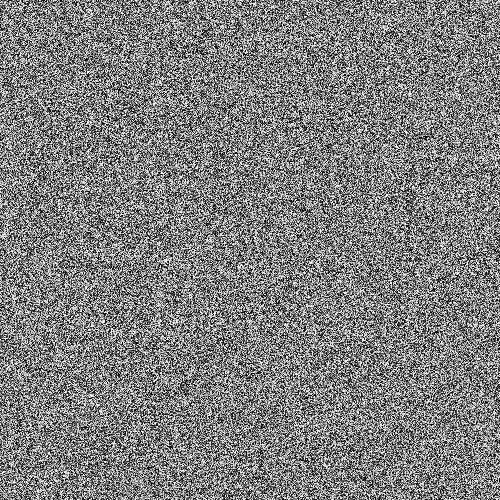
Frame 1 (no input)
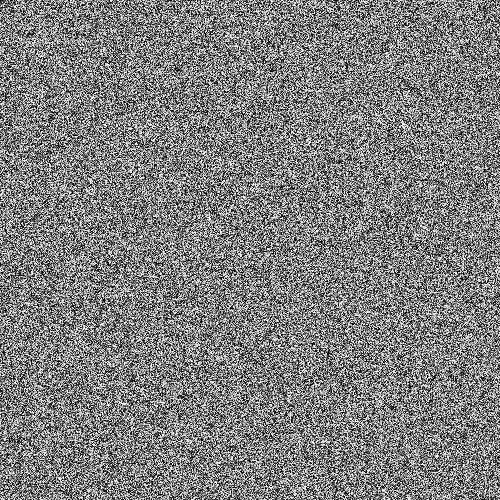
Frame 2 (the mouse pressed at the canvas centre, redrawn once)

The Processing sketch that drew these frames (run headless with seeded random() and noise(); the mouse was pressed at the canvas centre and the sketch redrawn once):

// Processing sketch: sketch_2D_Random_Texture
// ── sketch_2D_Random_Texture.pde
/*

Creative Coding for Artists Workshop by Liu Chang
June 10th 2017
@Currents New Media Festival, Santa Fe, New Mexico
 
Below is a code example for the exercise section.
Only for education purpose.

Github Repo: https://github.com/CICILIU/Currents-Coding-Workshop
www.liuchang.work
 
*/
void setup() {
  size(500, 500);
}

void draw() {
  loadPixels();
  for (int x =0; x< width; x++) {
    for (int y = 0; y< height; y++) {
      // Try using this line instead
      float bright = random(0, 255);

      // Set each pixel onscreen to a grayscale value
      pixels[x+y*width] = color(bright);
    }
  }
  updatePixels();
  noLoop();
}
